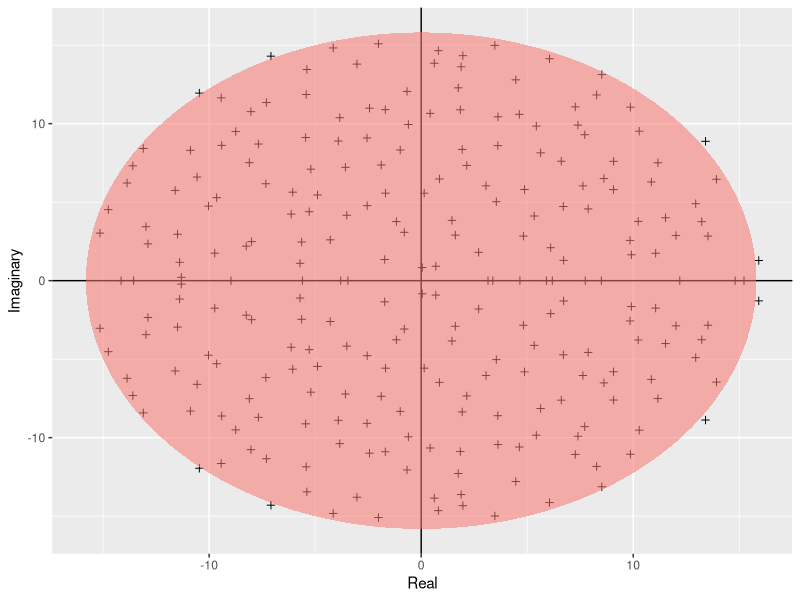

R code for this plot: (Note: this script raises an error after producing the figure.)
#Plotting two dataframes together

#Author: Chalita Chomkatekaew (chalita.chomkatekaew20@ic.ac.uk)
#version: 0.0.1

#Load the require package(s)

require(ggplot2)

#Create a dataset
rm(list = ls())
build_ellipse <- function(hradius, vradius){ # Function that returns an ellipse
  npoints = 250
  a <- seq(0, 2 * pi, length = npoints + 1)
  x <- hradius * cos(a)
  y <- vradius * sin(a)
  return(data.frame(x = x ,y = y))
}

N <- 250 # Assign size of the matrix

M <- matrix(rnorm(N * N), N, N) #Build the matrix

eigvals <- eigen(M)$values # Find the eigenvalues

eigDF <- data.frame("Real" = Re(eigvals), "Imaginary" = Im(eigvals)) # Build a datafrome

my_radius <- sqrt(N) #The radius of the circle is sqrt(N)

ellDF <- build_ellipse(my_radius, my_radius) #Dataframe to plot the ellipse
names(ellDF) <- c("Real", "Imaginary") #rename the columns

#plot the eigevalues

p <- ggplot(eigDF, aes(x = Real, y = Imaginary))

p <- p +
  geom_point(shape = I(3)) +
  theme(legend.position = "none")

#now add the vertical and horizontal line

p <- p + geom_hline(aes(yintercept = 0))
p <- p + geom_vline(aes(xintercept = 0))

#finally, add the ellipse
p <- p + geom_polygon(data = ellDF, 
                      aes(x = Real, y = Imaginary,
                          alpha = 1/20, fill = "red"))

#Save the figure to the result directory

ggsave("../results/Girko.pdf", plot = p ,
       width = 14.8, height = 10.5, units = "cm")
